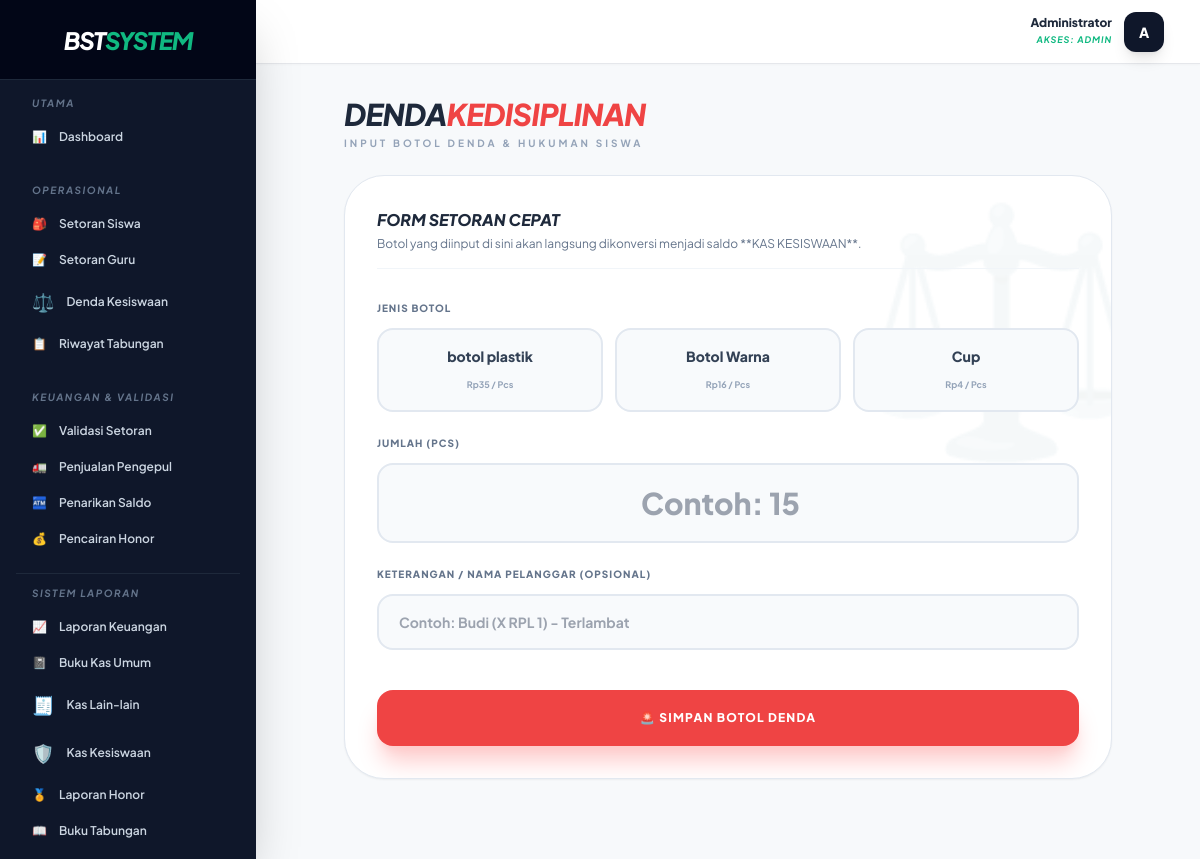
The app's page /public/setoran/create_kesiswaan (signed in) with its own data.
### tables this page shows
CREATE TABLE `kategori_sampah` (
  `id` int(11) NOT NULL AUTO_INCREMENT,
  `nama_sampah` varchar(100) NOT NULL,
  `harga_dasar` decimal(15,2) NOT NULL DEFAULT 0.00,
  `harga_guru` decimal(10,2) DEFAULT 0.00,
  `harga_pengepul` decimal(15,2) NOT NULL DEFAULT 0.00,
  `satuan` varchar(20) DEFAULT 'Pcs',
  PRIMARY KEY (`id`)
);

### app/Controllers/SetoranController.php (called while the page is built, shortened)
<?php
class SetoranController {
    private $db;
    public function __construct() {
        $this->db = Database::getInstance()->getConnection();
    }
    public function create_kesiswaan() {
        $kategori = $this->db->query("SELECT * FROM kategori_sampah WHERE nama_sampah != '🌟 REWARD PRESTASI' ORDER BY nama_sampah ASC")->fetchAll();
        require_once __DIR__ . '/../../views/layouts/admin.php';
    }
}

### app/Core/Database.php (called while the page is built, shortened)
<?php
class Database {
    private static $instance = null;
    private $conn;
    private function __construct() {
        try {
            $dsn = "mysql:host=" . DB_HOST . ";dbname=" . DB_NAME . ";charset=utf8mb4";
            $options = [
                PDO::ATTR_ERRMODE => PDO::ERRMODE_EXCEPTION,
                PDO::ATTR_DEFAULT_FETCH_MODE => PDO::FETCH_ASSOC,
                PDO::ATTR_EMULATE_PREPARES => false,
            ];
            $this->conn = new PDO($dsn, DB_USER, DB_PASS, $options);
        } catch (PDOException $e) {
            die("Koneksi Database Gagal: " . $e->getMessage());
        }
    }
    public static function getInstance() {
        if (self::$instance === null) {
            self::$instance = new self();
        }
        return self::$instance;
    }
    public function getConnection() {
        return $this->conn;
    }
}

### views/admin/setoran/kesiswaan_create.php (the view, shortened to what this page needs)
<div class="max-w-3xl mx-auto space-y-6 pb-12">
    <div>
        <h2 class="text-3xl font-black text-slate-800 italic uppercase tracking-tight">DENDA<span class="text-red-500">KEDISIPLINAN</span></h2>
        <p class="text-[10px] font-bold text-slate-400 uppercase tracking-[0.3em] mt-1">Input Botol Denda & Hukuman Siswa</p>
    </div>
    <div class="bg-white p-8 rounded-[2.5rem] border border-slate-200 shadow-sm relative overflow-hidden">
        <div class="absolute -right-10 -top-10 opacity-5 text-[15rem] pointer-events-none">⚖️</div>
        <div class="mb-8 border-b border-slate-100 pb-4 relative z-10">
            <h3 class="font-black text-slate-800 uppercase italic">Form Setoran Cepat</h3>
            <p class="text-xs text-slate-500 mt-1">Botol yang diinput di sini akan langsung dikonversi menjadi saldo **KAS KESISWAAN**.</p>
        </div>
        <form action="<?= BASE_URL ?>/setoran/store_kesiswaan" method="POST" class="space-y-6 relative z-10">
            <div>
                <label class="block text-[10px] font-black text-slate-500 uppercase tracking-widest mb-3">Jenis Botol</label>
                <div class="grid grid-cols-2 md:grid-cols-3 gap-3">
                    <?php foreach($kategori as $k): ?>
                    <label class="cursor-pointer relative group">
                        <div class="px-4 py-4 bg-slate-50 border-2 border-slate-200 rounded-2xl text-center peer-checked:border-red-500 peer-checked:bg-red-50 hover:bg-slate-100 transition-all">
                            <span class="block text-sm font-black text-slate-700 peer-checked:text-red-700 mb-1"><?= htmlspecialchars($k['nama_sampah']) ?></span>
                            <span class="text-[9px] font-bold text-slate-400">Rp<?= number_format($k['harga_dasar'],0) ?> / <?= $k['satuan'] ?></span>
                        </div>
                    </label>
                    <?php endforeach; ?>
                </div>
            </div>
            <div>
                <label class="block text-[10px] font-black text-slate-500 uppercase tracking-widest mb-3">Jumlah (Pcs)</label>
                <input type="number" name="berat" placeholder="Contoh: 15" min="1" required class="w-full px-6 py-5 bg-slate-50 border-2 border-slate-200 rounded-2xl text-3xl font-black text-center text-slate-900 focus:border-red-400 focus:ring-0 outline-none transition-colors">
            </div>
            <div>
                <label class="block text-[10px] font-black text-slate-500 uppercase tracking-widest mb-3">Keterangan / Nama Pelanggar (Opsional)</label>
                <input type="text" name="keterangan" placeholder="Contoh: Budi (X RPL 1) - Terlambat" class="w-full px-5 py-4 bg-slate-50 border-2 border-slate-200 rounded-2xl text-sm font-bold text-slate-700 focus:border-red-400 outline-none transition-colors">
            </div>
            <div class="pt-4">
                <button type="submit" class="w-full py-5 bg-red-500 text-white text-xs font-black uppercase tracking-widest rounded-2xl shadow-xl shadow-red-200 hover:bg-red-600 transition-transform active:scale-95">
                    🚨 Simpan Botol Denda
                </button>
            </div>
        </form>
    </div>
</div>

### views/layouts/admin.php (style rules this page uses)
body { font-family: 'Plus Jakarta Sans', sans-serif; background-color: #f8fafc; }

### records on screen
kategori_sampah: nama_sampah "botol plastik", harga_dasar "35", satuan "Pcs"
kategori_sampah: nama_sampah "Botol Warna", harga_dasar "16", satuan "Pcs"
kategori_sampah: nama_sampah "Cup", harga_dasar "4", satuan "Pcs"

### other values on screen
$_SESSION['nama'] "Administrator"
$_SESSION['role'] "ADMIN"
substr($_SESSION['nama'], 0, 1) "A"
